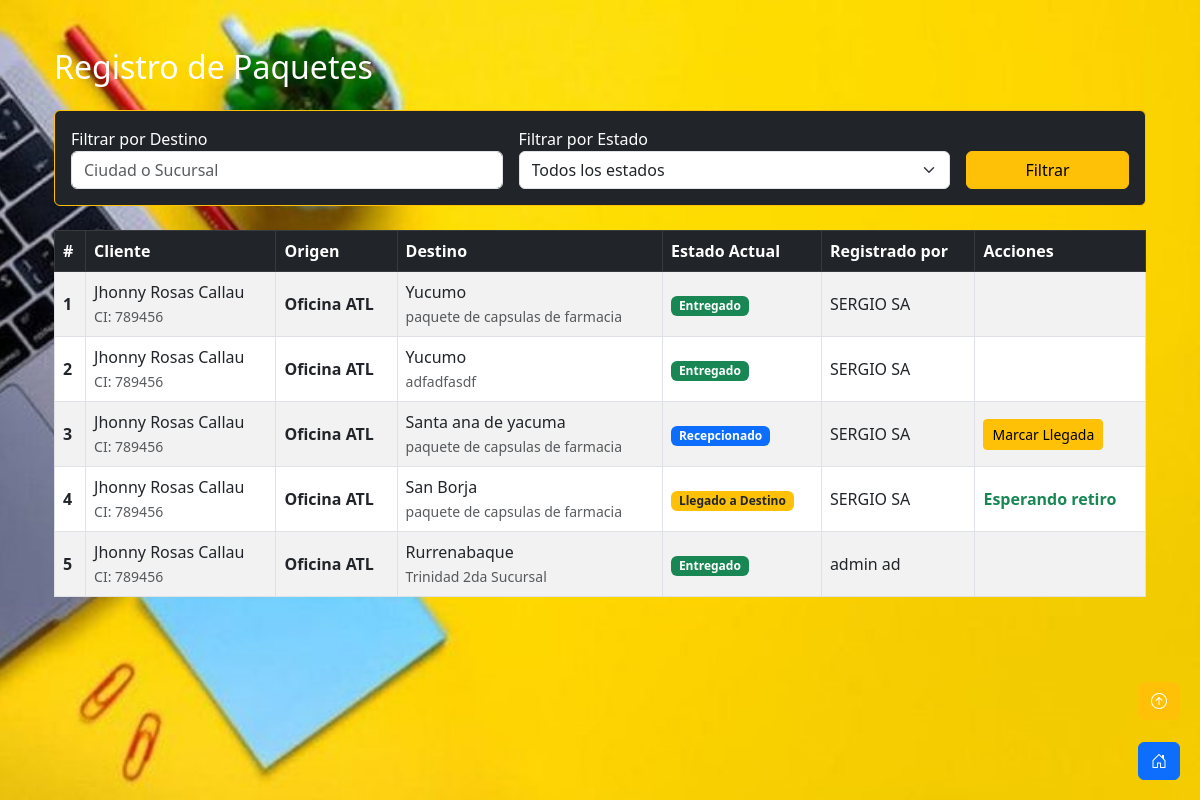
Page /seguimiento/ on the committed database.
### paquetes/models.py (models this page shows, shortened)
class Paquete(models.Model):
    descripcion = models.CharField(max_length=255)
    peso = models.FloatField()
    dimensiones = models.CharField(max_length=50)
    cliente = models.ForeignKey('Cliente', on_delete=models.CASCADE, related_name='paquetes')
    imagen = models.ImageField(upload_to='paquetes/', null=True, blank=True)
    origen = models.CharField(max_length=100, default="Oficina ATL")
    destino = models.CharField(max_length=255) # Aquí puedes poner la ciudad o sucursal destino
    direccion_destino = models.CharField(max_length=255)
    empleado = models.ForeignKey('Empleado', on_delete=models.CASCADE)
    fecha_envio = models.DateTimeField()
    estado = models.ForeignKey('EstadoPaquete', on_delete=models.CASCADE)
    precio = models.DecimalField(max_digits=10, decimal_places=2)

class Cliente(models.Model):
    user = models.OneToOneField(User, on_delete=models.CASCADE, related_name='cliente_profile')
    direccion = models.CharField(max_length=255)
    telefono = models.CharField(max_length=15)
    ci = models.CharField(max_length=20, unique=True, verbose_name="Cédula de Identidad", blank=True, null=True)

class Empleado(models.Model):
    user = models.OneToOneField(User, on_delete=models.CASCADE, related_name='empleado_profile')
    cargo = models.CharField(max_length=50)
    telefono = models.CharField(max_length=15)

class EstadoPaquete(models.Model):
    nombre_estado = models.CharField(max_length=50)

### paquetes/views_entrega.py (the view)
# urls.py: path('seguimiento/', views.vista_seguimiento, name='seguimiento_paquetes'),
def vista_seguimiento(request):
    estado_filtro = request.GET.get('estado', '')
    destino_filtro = request.GET.get('destino', '').strip()
    paquetes = Paquete.objects.select_related(
        'cliente__user',
        'empleado__user',
        'estado'
    ).all().order_by('-fecha_envio')
    if estado_filtro:
        paquetes = paquetes.filter(estado_id=estado_filtro)
    if destino_filtro:
        paquetes = paquetes.filter(destino__icontains=destino_filtro)
    for paquete in paquetes:
        paquete.entregado_por = None
        if paquete.estado.nombre_estado == 'Entregado':
            ultimo_cambio = paquete.historial_estados.filter(
                estado__nombre_estado='Entregado'
            ).order_by('-fecha_cambio').first()
            paquete.entregado_por = "Traza no implementada"
    estados = EstadoPaquete.objects.all()
    return render(request, 'registro/seguimiento.html', {
        'paquetes': paquetes,
        'estados': estados,
        'estado_filtro': estado_filtro,
        'destino_filtro': destino_filtro,
    })

### paquetes/templatetags/custom_filters.py (called while the page is built)
@register.filter
def has_group(user, group_name):
    return user.groups.filter(name=group_name).exists()

### paquetes/templates/registro/seguimiento.html (shortened to what this page needs)
{% extends 'base.html' %}
{% block content %}
<div class="container my-5">
    <h2 class="text-white mb-4">Registro de Paquetes </h2>
    <div class="card bg-dark text-white border-warning p-3 mb-4">
        <form method="GET" class="row g-3">
            <div class="col-md-5">
                <label>Filtrar por Destino</label>
                <input type="text" name="destino" class="form-control" value="{{ destino_filtro }}" placeholder="Ciudad o Sucursal">
            </div>
            <div class="col-md-5">
                <label>Filtrar por Estado</label>
                <select name="estado" class="form-select">
                    <option value="">Todos los estados</option>
                </select>
            </div>
            <div class="col-md-2 d-grid">
                <button type="submit" class="btn btn-warning mt-4">Filtrar</button>
            </div>
        </form>
    </div>
    <div class="table-responsive">
        <table class="table table-bordered table-striped align-middle" style="background-color: #fff3cd;">
            <thead class="table-dark">
                <tr>
                    <th>#</th> <th>Cliente</th> <th>Origen</th>
                    <th>Destino</th>
                    <th>Estado Actual</th>
                    <th>Registrado por</th>
                    <th>Acciones</th>
                </tr>
            </thead>
            <tbody>
                {% for paquete in paquetes %}
                <tr>
                    <td class="text-dark fw-bold">{{ forloop.counter }}</td> <td class="text-dark">
                        {{ paquete.cliente.user.get_full_name }}<br>
                        <small class="text-muted">CI: {{ paquete.cliente.ci }}</small>
                    </td> <td class="fw-bold text-dark">{{ paquete.origen }}</td>
                    <td class="text-dark">
                        {{ paquete.destino }}<br>
                        <small class="text-muted">{{ paquete.direccion_destino }}</small>
                    </td>
                    <td>
                        {% if paquete.estado.nombre_estado == 'Entregado' %}
                            <span class="badge bg-success">Entregado</span>
                        {% elif paquete.estado.nombre_estado == 'Pendiente' %}
                            <span class="badge bg-warning text-dark">Llegado a Destino</span>
                        {% else %}
                            <span class="badge bg-primary">{{ paquete.estado.nombre_estado }}</span>
                        {% endif %}
                    </td>
                    <td class="text-dark">{{ paquete.empleado.user.get_full_name }}</td>
                    <td>
                        {% if paquete.estado.nombre_estado != 'Entregado' and paquete.estado.nombre_estado != 'Pendiente' %}
                            <button type="button" class="btn btn-warning btn-sm"
                                    data-bs-toggle="modal"
                                    data-bs-target="#llegadaModal{{ paquete.id }}">
                                Marcar Llegada
                            </button>
                        {% elif paquete.estado.nombre_estado == 'Pendiente' %}
                            <span class="text-success fw-bold">Esperando retiro</span>
                        {% endif %}
                    </td>
                </tr>
                {% empty %}
                <tr>
                    <td colspan="7" class="text-center text-dark">No hay resultados.</td> </tr>
                {% endfor %}
            </tbody>
        </table>
    </div>
</div>
{% endblock %}

### rows in the picture
Paquete: cliente.user.get_full_name "Jhonny Rosas Callau", cliente.ci "789456", origen "Oficina ATL", destino "Yucumo", direccion_destino "paquete de capsulas de farmacia", shows "Entregado", empleado.user.get_full_name "SERGIO SA"
Paquete: cliente.user.get_full_name "Jhonny Rosas Callau", cliente.ci "789456", origen "Oficina ATL", destino "Yucumo", direccion_destino "adfadfasdf", shows "Entregado", empleado.user.get_full_name "SERGIO SA"
Paquete: cliente.user.get_full_name "Jhonny Rosas Callau", cliente.ci "789456", origen "Oficina ATL", destino "Santa ana de yacuma", direccion_destino "paquete de capsulas de farmacia", estado.nombre_estado "Recepcionado", empleado.user.get_full_name "SERGIO SA"
Paquete: cliente.user.get_full_name "Jhonny Rosas Callau", cliente.ci "789456", origen "Oficina ATL", destino "San Borja", direccion_destino "paquete de capsulas de farmacia", shows "Llegado a Destino", empleado.user.get_full_name "SERGIO SA", shows "Esperando retiro"
Paquete: cliente.user.get_full_name "Jhonny Rosas Callau", cliente.ci "789456", origen "Oficina ATL", destino "Rurrenabaque", direccion_destino "Trinidad 2da Sucursal", shows "Entregado", empleado.user.get_full_name "admin ad"
